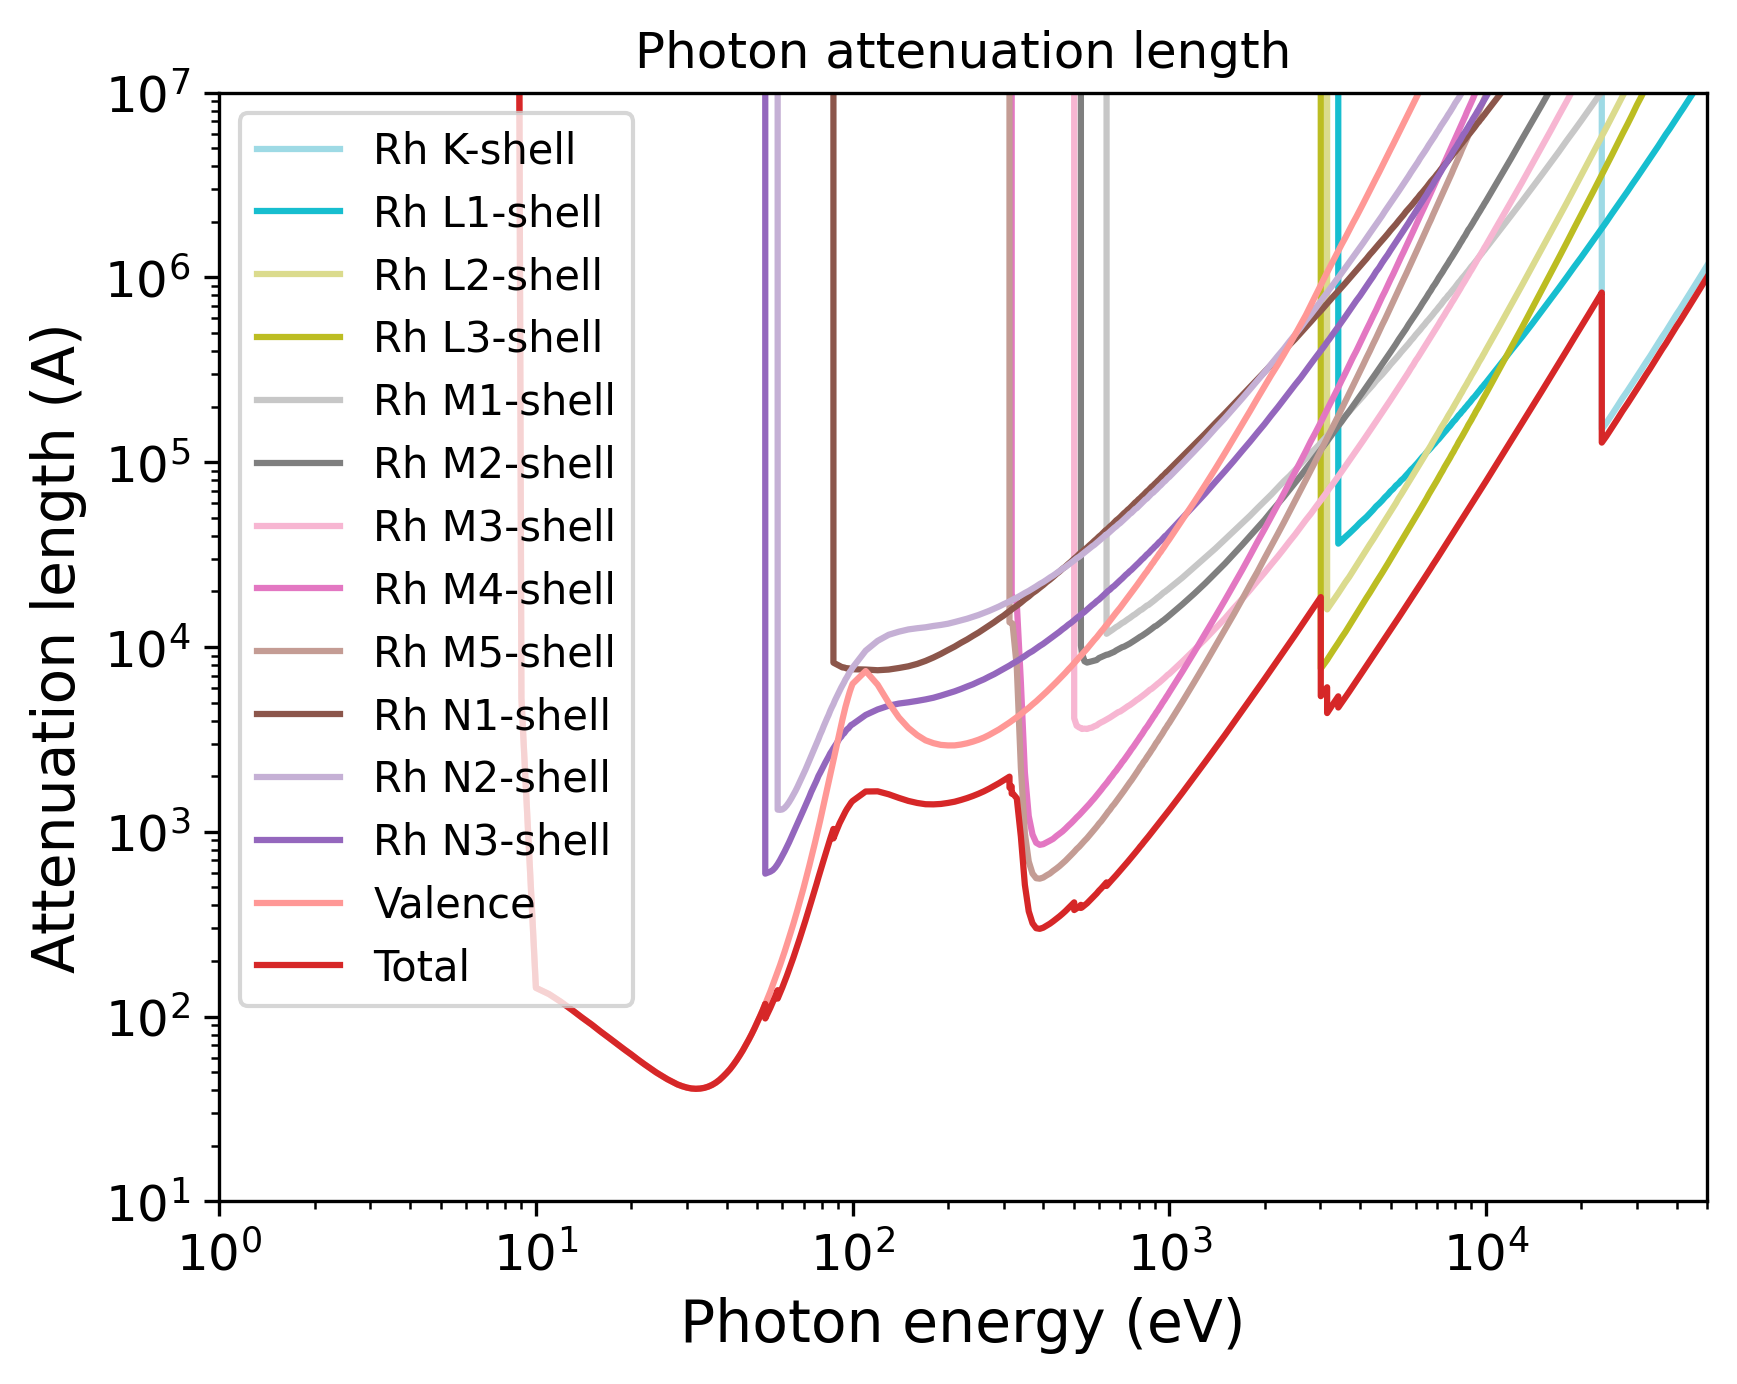

Source code (Python):
import pandas as pd
import numpy as np
import matplotlib.pyplot as plt
import matplotlib.cm as cm
# Set the format:
plt.xlabel("Photon energy (eV)", fontsize=14)
plt.ylabel("Attenuation length (A)", fontsize=14)
plt.xticks(fontsize=12)
plt.yticks(fontsize=12)
plt.grid(False)
# Set the axes:
# Read the output file:
df = pd.read_csv(r"OUTPUT_Rh_Photon_IMFP.dat", sep=r'\s+', header=None, comment="#", skipinitialspace=True)
plt.xscale("log")
plt.yscale("log")
# Prepare the plot:
columns_to_plot = [ 1, 2, 3, 4, 5, 6, 7, 8, 9, 10, 11, 12, 13, 14]
labels = [ "Rh K-shell", "Rh L1-shell", "Rh L2-shell", "Rh L3-shell", "Rh M1-shell", "Rh M2-shell", "Rh M3-shell", "Rh M4-shell", "Rh M5-shell", "Rh N1-shell", "Rh N2-shell", "Rh N3-shell", "Valence", "Total"]
# Create N distinct colors from a colormap
N = len(columns_to_plot)
colors = plt.cm.tab20(np.linspace(1, 0, 20))
# Set line styles:
linestyles = [ "-", "-", "-", "-", "-", "-", "-", "-", "-", "-", "-", "-", "-", "-"]
for i, col in enumerate(columns_to_plot):
    color = colors[i % len(colors)]
    ls    = linestyles[i % len(linestyles)]
    label = labels[i % len(labels)]
    plt.plot(df.iloc[:, 0], df.iloc[:, col],
    color=color,
    label=label,
    linestyle=ls)
plt.xlim(1.00000000,50000.00000000)
plt.ylim(10.00000000,10000000.00000000)
plt.title("Photon attenuation length")
plt.legend(loc="best", fontsize=10)
# Save the plot in this format:
plt.savefig("OUTPUT_MFP_photon.png", dpi=300, bbox_inches="tight")
